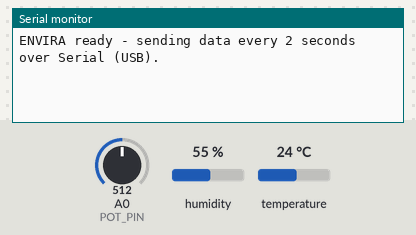
This sketch was run on a simulated ESP8266 (NodeMCU). Parts: the last lines printed to the serial monitor. The test bench sets the inputs (shaded band); at power-on: humidity 55 %, A0 (POT_PIN) = 512, temperature 24 °C.

Above: at 1.7 s.
1.8 s: humidity set to 22 %
At 2.7 s:
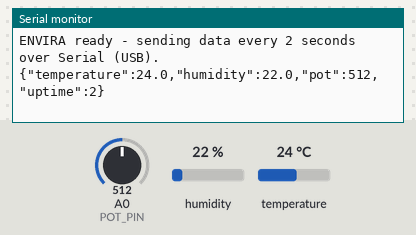
5.5 s: A0 (POT_PIN) set to 716
At 7.0 s:
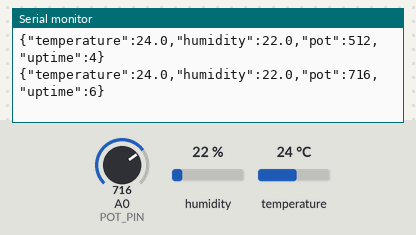
8.4 s: temperature set to 12 °C
At 11.0 s:
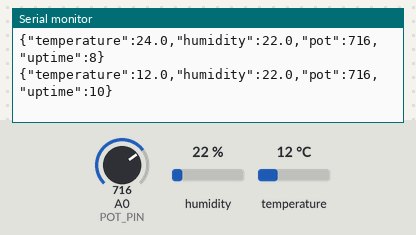
11.3 s: A0 (POT_PIN) set to 900
At 13.0 s:
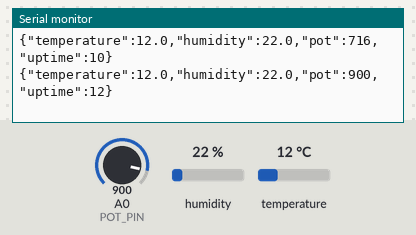
14.2 s: humidity set to 40 %
At 17.3 s:
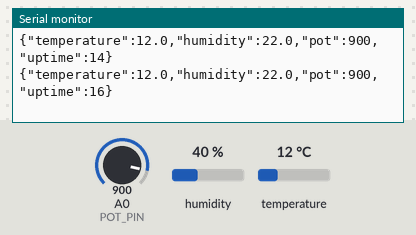
Timing chart, 0 to 18.1 s (numbered marks = the images above; inputs shaded):
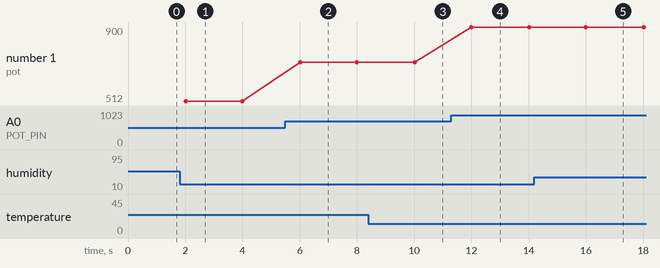

The sketch:

dashboard_esp8266.ino
```cpp
#include <DHT.h>

// PIN CONFIG
#define DHTPIN   D4       // DHT11 DATA -> D4 (GPIO2)
#define DHTTYPE  DHT11
#define POT_PIN  A0       // POTENTIOMETER WIPER -> A0

DHT dht(DHTPIN, DHTTYPE);

// SENSOR VARIABLES
float temperature = 0;
float humidity = 0;
int   potValue = 0;

unsigned long lastRead = 0;
const unsigned long READ_INTERVAL = 2000; // SENSOR READ EVERY 2 SEC

// SETUP
void setup() {
  Serial.begin(115200);
  dht.begin();
  delay(500);
  Serial.println("ENVIRA ready - sending data every 2 seconds over Serial (USB).");
}

// LOOP
void loop() {
  unsigned long now = millis();
  if (now - lastRead >= READ_INTERVAL) {
    lastRead = now;

    float h = dht.readHumidity();
    float t = dht.readTemperature();

    // RECHECK DHT11
    if (!isnan(h) && !isnan(t)) {
      temperature = t;
      humidity = h;
    } else {

    }

    potValue = analogRead(POT_PIN);

    // SEND DATA IN JSON FORMAT
    String json = "{";
    json += "\"temperature\":" + String(temperature, 1) + ",";
    json += "\"humidity\":" + String(humidity, 1) + ",";
    json += "\"pot\":" + String(potValue) + ",";
    json += "\"uptime\":" + String(millis() / 1000);
    json += "}";
    Serial.println(json);
  }
}
```

Measured:
- after the input at 1.8 s, the serial monitor: prints a new line after 0.22 s (image 1)
- after the input at 5.5 s, the serial monitor: prints a new line after 0.52 s (image 2)
- after the input at 8.4 s, the serial monitor: prints a new line after 1.6 s (image 3)
- after the input at 11.3 s, the serial monitor: prints a new line after 0.70 s (image 4)
- plotted number 1: 512 → 716 after the input at 5.5 s, 716 → 900 after the input at 11.3 s
